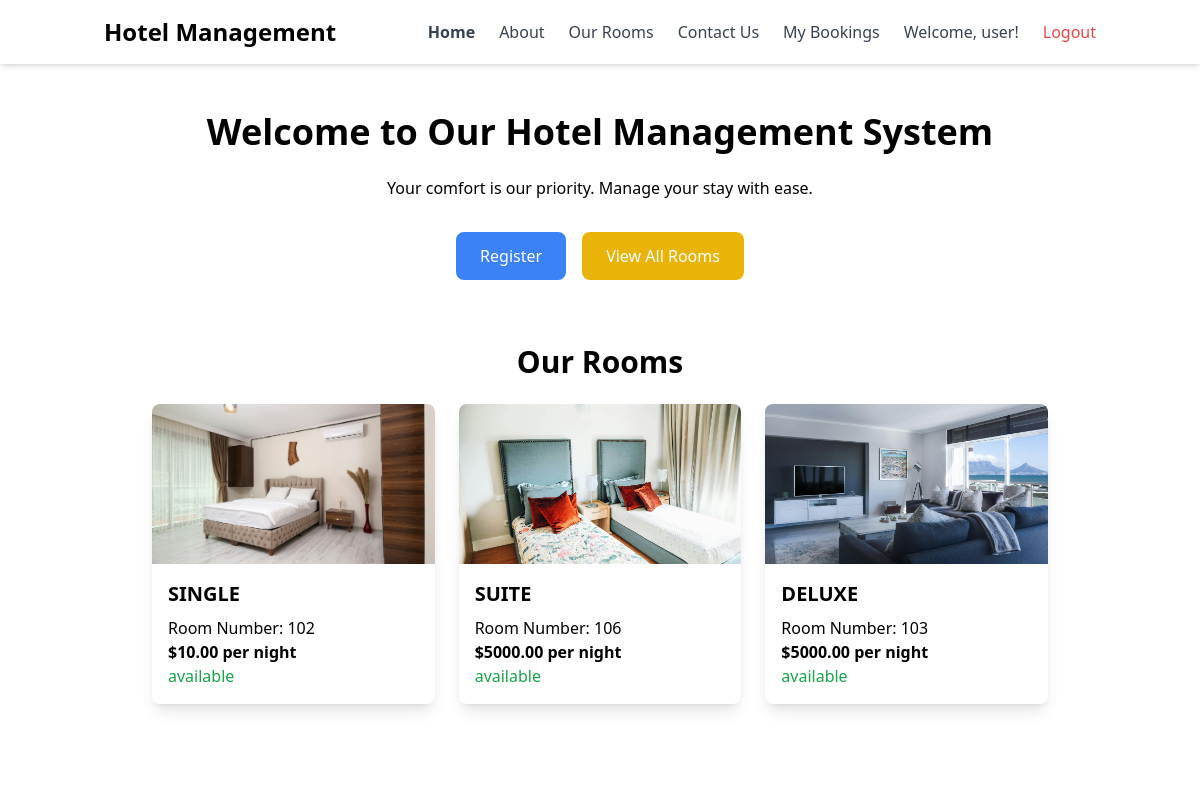
/index.php (signed in), run on the app's committed database.
### tables this page shows
CREATE TABLE `rooms` (
  `id` int(11) NOT NULL,
  `room_number` varchar(10) NOT NULL,
  `room_type` varchar(50) NOT NULL,
  `price` decimal(10,2) NOT NULL,
  `availability` enum('available','not available') NOT NULL,
  `image_url` varchar(255) NOT NULL
);

### index.php (the view, shortened to what this page needs)
<?php
include 'db_connection.php';
$sql = "SELECT * FROM rooms WHERE availability = 'available' LIMIT 3";
$result = mysqli_query($conn, $sql);
?>
<!DOCTYPE html>
<html lang="en">
<head>
    <script src="https://cdn.tailwindcss.com"></script>
</head>
<body class="bg-home bg-cover bg-center">
    <?php include 'navbar.php'; ?>
    <div class="container mx-auto p-8 bg-white bg-opacity-70 rounded-lg mt-4">
        <h1 class="text-4xl font-bold text-center mb-6">Welcome to Our Hotel Management System</h1>
        <p class="text-center mb-8">Your comfort is our priority. Manage your stay with ease.</p>
        <div class="flex justify-center space-x-4 mb-8">
            <a href="register.php" class="bg-blue-500 text-white px-6 py-3 rounded-lg hover:bg-blue-600">Register</a>
            <a href="all_rooms.php" class="bg-yellow-500 text-white px-6 py-3 rounded-lg hover:bg-yellow-600">View
                All Rooms</a>
        </div>
        <div class="container mx-auto p-8 bg-white bg-opacity-70 rounded-lg mt-4">
            <h2 class="text-3xl font-bold text-center mb-6">Our Rooms</h2>
            <div class="grid grid-cols-1 md:grid-cols-2 lg:grid-cols-3 gap-6">
                <?php if (mysqli_num_rows($result) > 0): ?>
                    <?php while ($room = mysqli_fetch_assoc($result)): ?>
                        <a href="book_room.php?room_id=<?php echo $room['id']; ?>"
                            class="bg-white rounded-lg shadow-lg overflow-hidden transform transition duration-300 hover:scale-105">
                            <img src="<?php echo htmlspecialchars($room['image_url']); ?>"
                                alt="<?php echo htmlspecialchars($room['room_type']); ?>" class="w-full h-40 object-cover">
                            <div class="p-4">
                                <h3 class="text-xl font-bold mb-2">
                                    <?php echo htmlspecialchars(strtoupper($room['room_type'])); ?>
                                </h3>
                                <p>Room Number: <?php echo htmlspecialchars($room['room_number']); ?></p>
                                <p class="font-bold">$<?php echo htmlspecialchars($room['price']); ?> per night</p>
                                <p class="text-green-600"><?php echo htmlspecialchars($room['availability']); ?></p>
                            </div>
                        </a>
                    <?php endwhile; ?>
                <?php else: ?>
                    <p class="text-center">No rooms available at the moment.</p>
                <?php endif; ?>
            </div>
        </div>
</body>
</html>

### index.php (style rules this page uses)
.bg-home { background-image: url('path/to/your/background.jpg'); }

### data on the page
rooms: image_url (picture), room_type "SINGLE", room_number "102", price "10.00", availability "available"
rooms: image_url (picture), room_type "SUITE", room_number "106", price "5000.00", availability "available"
rooms: image_url (picture), room_type "DELUXE", room_number "103", price "5000.00", availability "available"

### other printed values
$_SESSION['username'] "user"
